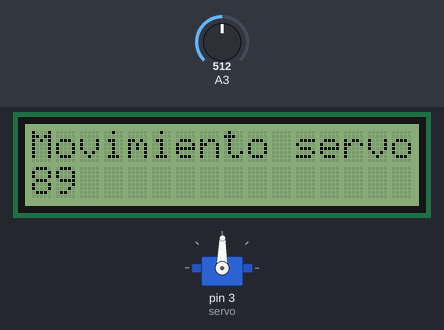
A sketch run on a simulated Arduino Uno, built with avr-gcc and run on an emulated ATmega328P. On the bench: 16×2 character LCD, servo. The inputs (shaded band) are chosen by the test bench; at power-on: A3 = 512.

Above: at 1.2 s.
1.3 s: A3 set to 716
At 2.1 s:
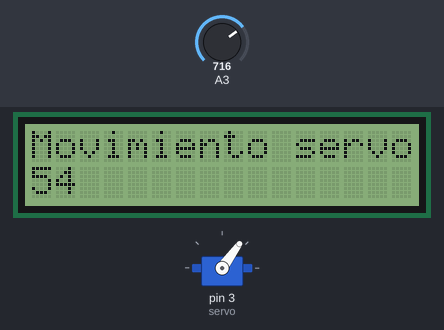
2.8 s: A3 set to 900
At 3.2 s:
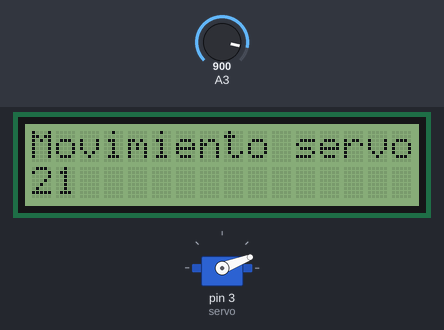
4.3 s: A3 set to 1023
At 4.9 s:
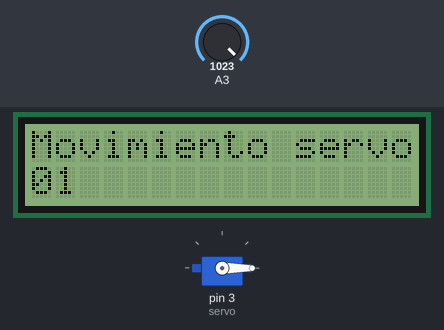
5.8 s: A3 set to 306
At 7.0 s:
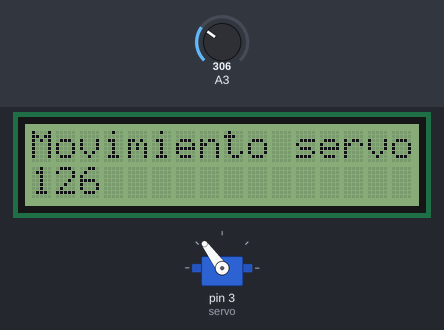
7.3 s: A3 set to 122
At 8.0 s:
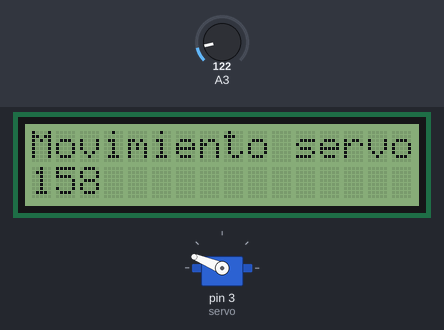
8.8 s: A3 set to 0
At 10.2 s:
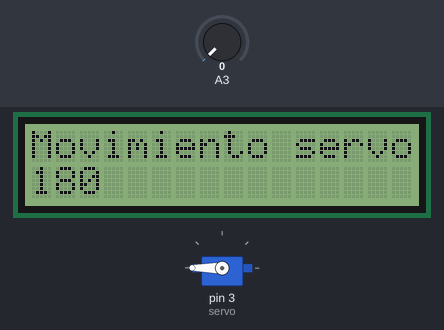
Timing chart, 0 to 11.3 s (numbered marks = the images above; inputs shaded):
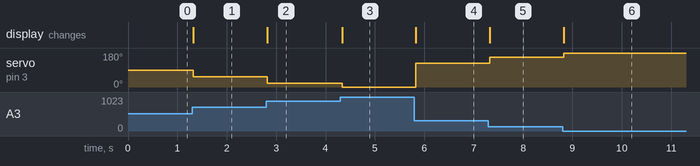

Measured:
- after the input at 1.3 s, servo on pin 3 (servo): 89° → 54° at once; the display: changes at once (image 1)
- after the input at 2.8 s, servo on pin 3 (servo): 54° → 21° at once; the display: changes at once (image 2)
- after the input at 4.3 s, servo on pin 3 (servo): 21° → 0° at once; the display: changes at once (image 3)
- after the input at 5.8 s, servo on pin 3 (servo): 0° → 126° at once; the display: changes at once (image 4)
- after the input at 7.3 s, servo on pin 3 (servo): 126° → 158° at once; the display: changes at once (image 5)
- after the input at 8.8 s, servo on pin 3 (servo): 158° → 180° at once; the display: changes at once (image 6)

The sketch:

Servo_con_lcd_y_potencio.ino
```cpp
#include <Servo.h>
//#include <Wire.h>


#include "rgb_lcd.h"
rgb_lcd lcd;
Servo myServo;
int servo=3;
void setup() {

 lcd.begin(16,2);
  myServo.attach(servo);
  lcd.setRGB(100, 150, 80);
}

void loop() {
  int grados=(1023-analogRead(3))*0.1759530791788856;
 myServo.write(grados);
 lcd.setCursor(0,0);
 lcd.print("Movimiento servo");
 lcd.setCursor(0,1);
 lcd.print(grados);

}
```
